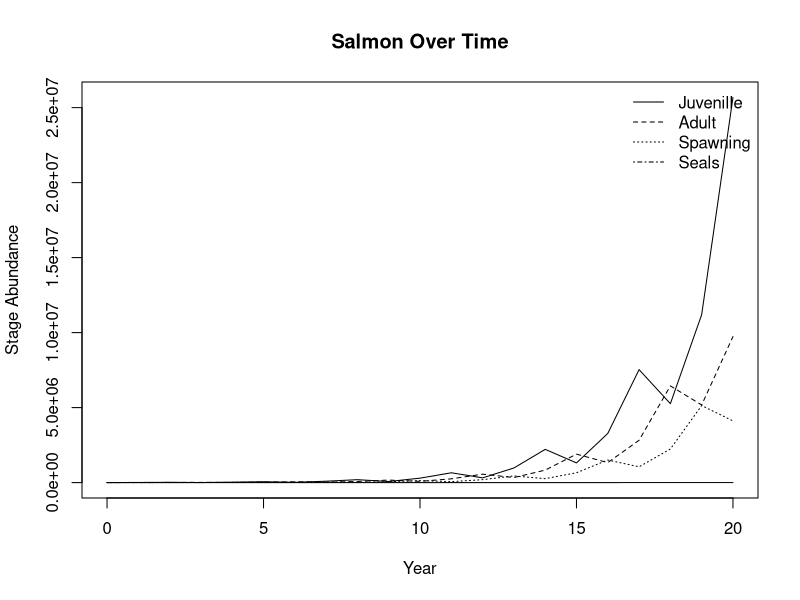

Source code (R):
#Salmon

salmon=matrix(c(0,0,5,0,.8,.15,0,0,0,.8,0,-20,0,0,0,1.25), nr=4, byrow=TRUE)
salmon
N0=matrix(c(1000,5000,2000,20), nr=4, byrow=TRUE)
N0


N1=salmon %*% N0
N1
years=20

N.projections=matrix(0, nrow(salmon), ncol=years+1)
N.projections[,1] = N0

for (ii in 1:years) N.projections[,ii+1]= salmon%*% N.projections[,ii]
matplot(0:years, t(N.projections), type="l", lty=1:3, 
        col=1, ylab="Stage Abundance", xlab="Year", main="Salmon Over Time")
legend("topright",legend=c("Juvenille", "Adult", "Spawning", "Seals"),
       lty=1:4, col=1, bty="n")

eigen(salmon)
